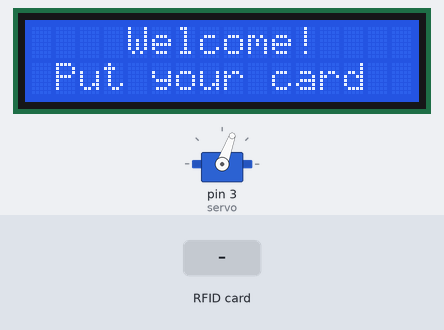
The sketch below on a simulated Arduino Uno, built with avr-gcc and run on an emulated ATmega328P. Shown: servo, 16×2 character LCD. Inputs (shaded band) come from the test bench. What the sketch prints to the serial monitor is not drawn.

Above: at 1.3 s.
1.4 s: RFID card 24 CE 75 A3 held to the reader
At 3.0 s:
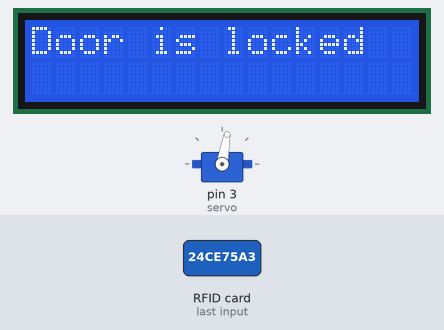
4.1 s: RFID card 5E 7A 19 C4 held to the reader
At 6.0 s:
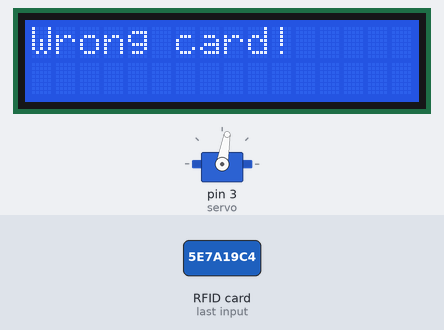
6.6 s: RFID card 24 CE 75 A3 held to the reader
At 9.0 s:
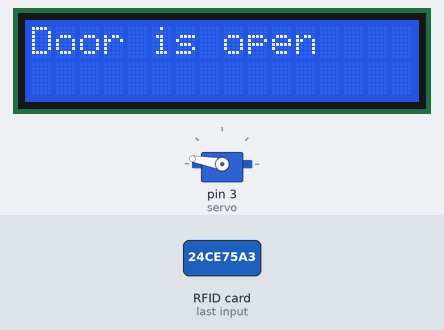
11.1 s: RFID card 5E 7A 19 C4 held to the reader
At 11.27 s:
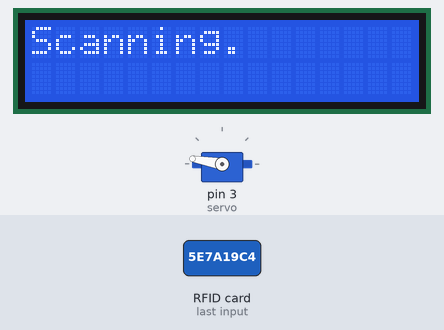
Timing chart, 0 to 14.1 s (numbered marks = the images above; inputs shaded):
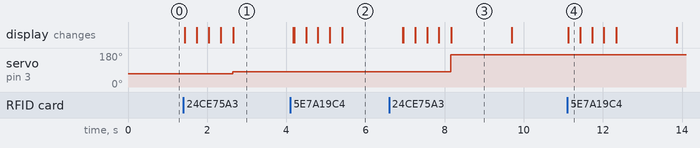

The sketch:

door_locker_servo.ino
```cpp
#include <Servo.h>
#include <LiquidCrystal_I2C.h>
#include <SPI.h>
#include <MFRC522.h>

#define SS_PIN 10
#define RST_PIN 9
String UID = "24 CE 75 A3"; // Fixed UID
byte lock = 0;

Servo servo;
LiquidCrystal_I2C lcd(0x27, 16, 2); // Confirmed address
MFRC522 rfid(SS_PIN, RST_PIN);

void setup() {
  Serial.begin(9600);
  pinMode(3, OUTPUT);
  digitalWrite(3, LOW);
  servo.attach(3);
  servo.write(70);
  lcd.init();
  lcd.backlight();
  lcd.setCursor(4, 0);
  lcd.print("Welcome!");
  lcd.setCursor(1, 1);
  lcd.print("Put your card");
  SPI.begin();
  rfid.PCD_Init();
  Serial.println("Setup complete. RFID Ready.");
}

void loop() {
  if (!rfid.PICC_IsNewCardPresent()) {
    Serial.println("No card detected");
    return;
  }
  if (!rfid.PICC_ReadCardSerial()) {
    Serial.println("Failed to read card");
    return;
  }

  lcd.clear();
  lcd.setCursor(0, 0);
  lcd.print("Scanning");
  Serial.print("Card UID: ");
  String ID = "";
  for (byte i = 0; i < rfid.uid.size; i++) {
    lcd.print(".");
    ID.concat(String(rfid.uid.uidByte[i] < 0x10 ? " 0" : " "));
    ID.concat(String(rfid.uid.uidByte[i], HEX));
    Serial.print(rfid.uid.uidByte[i] < 0x10 ? "0" : "");
    Serial.print(rfid.uid.uidByte[i], HEX);
    delay(300);
  }
  Serial.println();
  ID.toUpperCase();

  if (ID.substring(1) == UID && lock == 0) {
    servo.write(80);
    lcd.clear();
    lcd.setCursor(0, 0);
    lcd.print("Door is locked");
    delay(1500);
    lock = 1;
  } else if (ID.substring(1) == UID && lock == 1) {
    servo.write(170);
    lcd.clear();
    lcd.setCursor(0, 0);
    lcd.print("Door is open");
    delay(1500);
    lock = 0;
  } else {
    lcd.clear();
    lcd.setCursor(0, 0);
    lcd.print("Wrong card!");
    delay(1500);
  }
  lcd.clear();
  lcd.setCursor(4, 0);
  lcd.print("Welcome!");
  lcd.setCursor(1, 1);
  lcd.print("Put your card");
}
```

Measured:
- after the input at 1.4 s, servo on pin 3 (servo): 70° → 80° after 1.2 s; the display: first changes at once (image 1 shows a later state)
- after the input at 4.1 s, the display: first differs from a run without the input after 0.10 s (image 2 shows a later state)
- after the input at 6.6 s, servo on pin 3 (servo): 80° → 170° after 1.6 s; the display: first differs from a run without the input after 0.35 s (image 3 shows a later state)
- after the input at 11.1 s, the display: changes at once (image 4)
- what the display in image 3 shows lasts 1.5 s, from 8.2 s to 9.7 s
